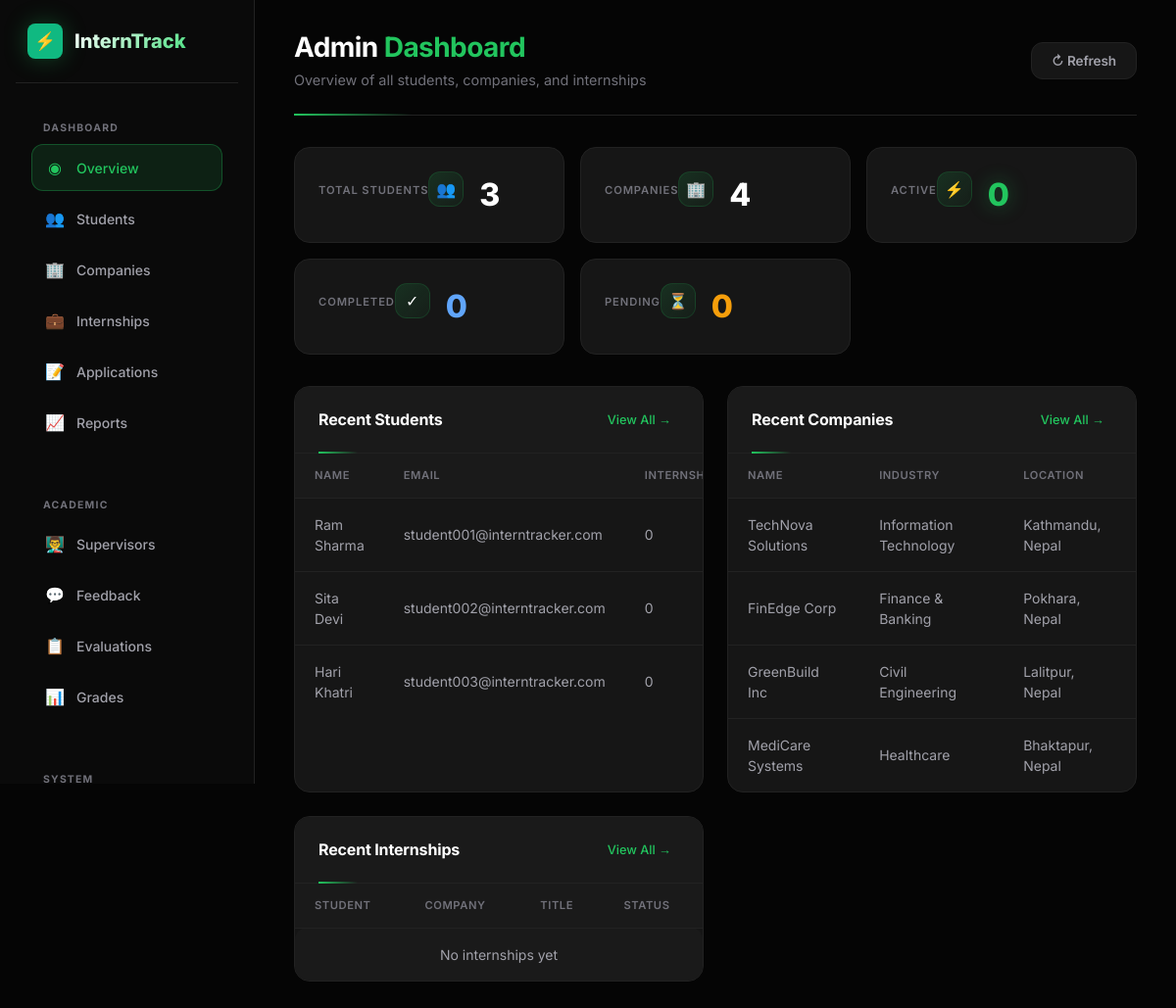
The page /php/admin_dashboard.php (signed in) on the database its author committed.
### tables this page shows
CREATE TABLE IF NOT EXISTS users (
  id INT AUTO_INCREMENT PRIMARY KEY,
  username VARCHAR(80) NOT NULL UNIQUE,
  email VARCHAR(150) NOT NULL UNIQUE,
  password_hash VARCHAR(255) NOT NULL,
  role ENUM('admin', 'student', 'supervisor') DEFAULT 'student',
  full_name VARCHAR(150) NOT NULL,
  company_id INT DEFAULT NULL,
  FOREIGN KEY (company_id) REFERENCES companies(id) ON DELETE SET NULL,
  created_at TIMESTAMP DEFAULT CURRENT_TIMESTAMP,
  updated_at TIMESTAMP DEFAULT CURRENT_TIMESTAMP ON UPDATE CURRENT_TIMESTAMP,
  is_active TINYINT(1) DEFAULT 1,
  last_login TIMESTAMP NULL,
  INDEX idx_email (email),
  INDEX idx_role (role),
  INDEX idx_company (company_id)
);

CREATE TABLE IF NOT EXISTS companies (
  id INT AUTO_INCREMENT PRIMARY KEY,
  name VARCHAR(200) NOT NULL,
  industry VARCHAR(100),
  website VARCHAR(255),
  location VARCHAR(200),
  contact_person VARCHAR(150),
  contact_email VARCHAR(150),
  contact_phone VARCHAR(30),
  description TEXT,
  status VARCHAR(20) DEFAULT 'active',
  created_at TIMESTAMP DEFAULT CURRENT_TIMESTAMP,
  INDEX idx_name (name),
  INDEX idx_status (status)
);

### php/config.php (called while the page is built, shortened)
<?php
function e(string $str): string {
    return htmlspecialchars($str, ENT_QUOTES | ENT_HTML5, 'UTF-8');
}

### php/admin_dashboard.php (the view, shortened to what this page needs)
<?php
require_once __DIR__ . '/config.php';
$db = Database::getConnection();
$totalStudents = $db->query("SELECT COUNT(*) as c FROM users WHERE role = 'student'")->fetch()['c'] ?? 0;
$totalCompanies = $db->query("SELECT COUNT(*) as c FROM companies")->fetch()['c'] ?? 0;
$activeInternships = $db->query("SELECT COUNT(*) as c FROM internships WHERE status = 'ongoing'")->fetch()['c'] ?? 0;
$completedInternships = $db->query("SELECT COUNT(*) as c FROM internships WHERE status = 'completed'")->fetch()['c'] ?? 0;
$pendingApps = $db->query("SELECT COUNT(*) as c FROM internships WHERE status = 'applied'")->fetch()['c'] ?? 0;
$recentStudents = $db->query("SELECT u.id, u.full_name, u.email, u.created_at, (SELECT COUNT(*) FROM internships WHERE student_id = u.id) as internship_count FROM users u WHERE u.role = 'student' ORDER BY u.created_at DESC LIMIT 5")->fetchAll();
$recentCompanies = $db->query("SELECT * FROM companies ORDER BY created_at DESC LIMIT 5")->fetchAll();
$recentInternships = $db->query("
    SELECT i.*, u.full_name as student_name, c.name as company_name
    FROM internships i
    LEFT JOIN users u ON i.student_id = u.id
    LEFT JOIN companies c ON i.company_id = c.id
    ORDER BY i.created_at DESC LIMIT 5
")->fetchAll();
?>
<!DOCTYPE html>
<html lang="en" data-theme="dark">
<head>
  <link rel="stylesheet" href="../css/style.css">
</head>
<body>
<div class="admin-layout">
  <aside class="sidebar">
    <div class="sidebar-logo">
      <div class="logo-icon">⚡</div>
      <span class="logo-text">InternTrack</span>
    </div>
    <div class="nav-section">
      <div class="nav-label">Dashboard</div>
      <nav class="nav-menu">
        <a href="admin_dashboard.php" class="nav-item active"><span class="icon">◉</span> Overview</a>
        <a href="admin_students.php" class="nav-item"><span class="icon">👥</span> Students</a>
        <a href="admin_companies.php" class="nav-item"><span class="icon">🏢</span> Companies</a>
        <a href="admin_internships.php" class="nav-item"><span class="icon">💼</span> Internships</a>
        <a href="admin_applications.php" class="nav-item"><span class="icon">📝</span> Applications</a>
        <a href="admin_reports.php" class="nav-item"><span class="icon">📈</span> Reports</a>
      </nav>
    </div>
    <div class="nav-section">
      <div class="nav-label">Academic</div>
      <nav class="nav-menu">
        <a href="admin_supervisors.php" class="nav-item"><span class="icon">👨‍🏫</span> Supervisors</a>
        <a href="admin_feedback.php" class="nav-item"><span class="icon">💬</span> Feedback</a>
        <a href="admin_evaluations.php" class="nav-item"><span class="icon">📋</span> Evaluations</a>
        <a href="admin_grades.php" class="nav-item"><span class="icon">📊</span> Grades</a>
      </nav>
    </div>
    <div class="nav-section">
      <div class="nav-label">System</div>
    </div>
  </aside>
  <main class="main-content">
    <div class="page-header">
      <div>
        <h1 class="page-title">Admin <span>Dashboard</span></h1>
        <p class="page-subtitle">Overview of all students, companies, and internships</p>
      </div>
      <div class="header-actions">
        <button class="btn btn-secondary" onclick="location.reload()">↻ Refresh</button>
      </div>
    </div>
    <div class="stats-grid">
      <div class="stat-card">
        <div class="stat-header">
          <span class="stat-label">Total Students</span>
          <div class="stat-icon">👥</div>
        </div>
        <div class="stat-value"><?= $totalStudents ?></div>
      </div>
      <div class="stat-card">
        <div class="stat-header">
          <span class="stat-label">Companies</span>
          <div class="stat-icon">🏢</div>
        </div>
        <div class="stat-value"><?= $totalCompanies ?></div>
      </div>
      <div class="stat-card">
        <div class="stat-header">
          <span class="stat-label">Active</span>
          <div class="stat-icon">⚡</div>
        </div>
        <div class="stat-value active"><?= $activeInternships ?></div>
      </div>
      <div class="stat-card">
        <div class="stat-header">
          <span class="stat-label">Completed</span>
          <div class="stat-icon">✓</div>
        </div>
        <div class="stat-value" style="color:#60A5FA"><?= $completedInternships ?></div>
      </div>
      <div class="stat-card">
        <div class="stat-header">
          <span class="stat-label">Pending</span>
          <div class="stat-icon">⏳</div>
        </div>
        <div class="stat-value" style="color:#F59E0B"><?= $pendingApps ?></div>
      </div>
    </div>
    <div class="dashboard-grid">
      <div class="dash-card">
        <div class="dash-card-header">
          <h3 class="dash-card-title">Recent Students</h3>
          <a href="admin_students.php" class="dash-card-link">View All →</a>
        </div>
        <div class="dash-card-body">
          <table class="data-table">
            <thead><tr><th>Name</th><th>Email</th><th>Internships</th></tr></thead>
            <tbody>
              <?php if($recentStudents): foreach($recentStudents as $s): ?>
              <tr><td><?= e($s['full_name']) ?></td><td><?= e($s['email']) ?></td><td><?= $s['internship_count'] ?></td></tr>
              <?php endforeach; else: ?>
              <tr><td colspan="3" class="empty-message">No students yet</td></tr>
              <?php endif; ?>
            </tbody>
          </table>
        </div>
      </div>
      <div class="dash-card">
        <div class="dash-card-header">
          <h3 class="dash-card-title">Recent Companies</h3>
          <a href="admin_companies.php" class="dash-card-link">View All →</a>
        </div>
        <div class="dash-card-body">
          <table class="data-table">
            <thead><tr><th>Name</th><th>Industry</th><th>Location</th></tr></thead>
            <tbody>
              <?php if($recentCompanies): foreach($recentCompanies as $c): ?>
              <tr><td><?= e($c['name']) ?></td><td><?= e($c['industry'] ?? '-') ?></td><td><?= e($c['location'] ?? '-') ?></td></tr>
              <?php endforeach; else: ?>
              <tr><td colspan="3" class="empty-message">No companies yet</td></tr>
              <?php endif; ?>
            </tbody>
          </table>
        </div>
      </div>
      <div class="dash-card">
        <div class="dash-card-header">
          <h3 class="dash-card-title">Recent Internships</h3>
          <a href="admin_internships.php" class="dash-card-link">View All →</a>
        </div>
        <div class="dash-card-body">
          <table class="data-table">
            <thead><tr><th>Student</th><th>Company</th><th>Title</th><th>Status</th></tr></thead>
            <tbody>
              <?php if($recentInternships): foreach($recentInternships as $i): ?>
              <tr><td><?= e($i['student_name'] ?? '-') ?></td><td><?= e($i['company_name'] ?? '-') ?></td><td><?= e($i['title']) ?></td><td><span class="status-badge <?= $i['status'] ?>"><?= e($i['status']) ?></span></td></tr>
              <?php endforeach; else: ?>
              <tr><td colspan="4" class="empty-message">No internships yet</td></tr>
              <?php endif; ?>
            </tbody>
          </table>
        </div>
      </div>
      </div>
  </main>
</div>
</body>
</html>

### css/style.css (style rules this page uses)
:root { --primary:#2563EB; --secondary:#1E293B; --accent:#10B981; --bg:#F8FAFC; --card:#FFFFFF; --error:#EF4444; --warning:#F59E0B; --text:#0F172A; --muted:rgba(15,23,42,.62); --border:rgba(15,23,42,.12); --radius:16px; --shadow:0 12px 40px rgba(2,6,23,.10); --shadow2:0 6px 20px rgba(2,6,23,.08); --blur:14px; --glass:rgba(255,255,255,.70); --glass2:rgba(255,255,255,.55); --transition:180ms cubic-bezier(.4,0,.2,1); --font-main: Inter, system-ui, -apple-system, Segoe UI, Roboto, Arial, sans-serif; }
:root[data-theme="dark"] { --bg:#0B1220; --card:rgba(17,24,39,.78); --text:#E5E7EB; --muted:rgba(229,231,235,.66); --border:rgba(148,163,184,.18); --glass:rgba(15,23,42,.62); --glass2:rgba(15,23,42,.48); --shadow:0 18px 55px rgba(0,0,0,.45); --shadow2:0 10px 30px rgba(0,0,0,.35); }
*, *::before, *::after { box-sizing: border-box; margin: 0; padding: 0; }
html { font-size: 16px; scroll-behavior: smooth; margin: 0; padding: 0; min-height: 100%; height: 100%; overflow-x: hidden; }
body { font-family: var(--font-main); background: var(--bg); color: var(--text); min-height:100vh; height: 100%; line-height:1.55; margin: 0; padding: 0; overflow-x: hidden; -webkit-font-smoothing:antialiased; }
h1,h2,h3,h4 { font-family: var(--font-main); font-weight: 900; line-height:1.2; }
h1 { font-size:2.2rem; }
h3 { font-size:1.15rem; }
p { color: var(--muted); }
a { color: var(--primary); text-decoration:none; transition: opacity var(--transition); }
.btn { display: inline-flex; align-items: center; justify-content: center; gap: .5rem; padding: .75rem 1.4rem; border: none; border-radius: var(--radius); font-family: var(--font-main); font-weight: 600; font-size: .92rem; cursor: pointer; transition: all var(--transition); white-space: nowrap; }
.btn-secondary { background: var(--glass2); color: var(--text); border:1px solid var(--border); }
.sidebar { background: var(--bg2); border-right: 1px solid var(--border); display: flex; flex-direction: column; padding: 1.5rem 0; position: sticky; top: 0; height: 100vh; overflow-y: auto; }
.sidebar-logo { display: flex; align-items: center; gap: .6rem; padding: 0 1.4rem 1.8rem; margin-bottom: 1rem; text-decoration: none; }
.sidebar-logo .logo-icon { width: 36px; height: 36px; background: var(--accent); border-radius: 8px; display: grid; place-items: center; font-size: 1.1rem; flex-shrink: 0; }
.sidebar-logo span { font-family: var(--font-head); font-size: 1.25rem; font-weight: 800; }
.nav-section { padding: .4rem 1rem; margin-top: .5rem; }
.nav-label { font-size: .7rem; font-weight: 700; letter-spacing: .1em; text-transform: uppercase; color: var(--muted); padding: 0 .4rem; margin-bottom: .4rem; text-decoration: none; }
.nav-item { display: flex; align-items: center; gap: .7rem; padding: .65rem .8rem; border-radius: 8px; color: var(--muted); font-weight: 500; font-size: .9rem; cursor: pointer; transition: all var(--transition); border: none; background: none; width: 100%; text-align: left; text-decoration: none; }
.nav-item.active { background: rgba(245,166,35,.12); color: var(--accent); }
.main-content { overflow: hidden; }
.page-title { font-family: var(--font-head); font-size: 1.3rem; font-weight: 700; }
.stats-grid { display: grid; grid-template-columns: repeat(auto-fill, minmax(200px, 1fr)); gap: 1.2rem; margin-bottom: 2rem; }
.stat-card { background: var(--bg2); border: 1px solid var(--border); border-radius: 14px; padding: 1.4rem; display: flex; align-items: center; gap: 1rem; transition: border-color var(--transition), transform var(--transition); }
.stat-icon { width: 48px; height: 48px; border-radius: 10px; display: grid; place-items: center; font-size: 1.4rem; flex-shrink: 0; }
.stat-label { font-size: .8rem; color: var(--muted); font-weight: 500; margin-top: .2rem; }
table { width: 100%; border-collapse: collapse; }
thead tr { background: var(--bg3); }
th { padding: .85rem 1.2rem; text-align: left; font-size: .75rem; font-weight: 700; letter-spacing: .07em; text-transform: uppercase; color: var(--muted); white-space: nowrap; }
td { padding: 1rem 1.2rem; border-top: 1px solid var(--border); font-size: .9rem; vertical-align: middle; }
tbody tr { transition: background var(--transition); }

### rows shown on the page
users: full_name "Ram Sharma", email "student001@interntracker.com", internship_count "0"
users: full_name "Sita Devi", email "student002@interntracker.com", internship_count "0"
users: full_name "Hari Khatri", email "student003@interntracker.com", internship_count "0"
companies: name "TechNova Solutions", industry "Information Technology", location "Kathmandu, Nepal"
companies: name "FinEdge Corp", industry "Finance & Banking", location "Pokhara, Nepal"
companies: name "GreenBuild Inc", industry "Civil Engineering", location "Lalitpur, Nepal"
companies: name "MediCare Systems", industry "Healthcare", location "Bhaktapur, Nepal"

### other values the page prints
$totalStudents "3"
$totalCompanies "4"
$activeInternships "0"
$completedInternships "0"
$pendingApps "0"
